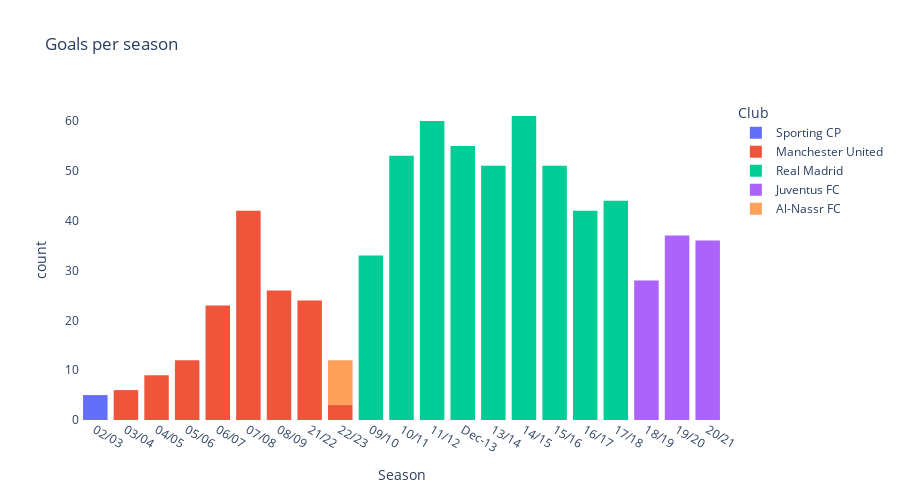

Here is the notebook cell this chart was saved with:
### Markdown cell above
### Goals Per Season

### Code cell
fig = px.histogram(
    df,
    x='Season',
    title="Goals per season",
    log_x=False,
    log_y=False,
    #symbol='title',
    #markers=True,
    #width=800, 
    height=500,
    color='Club',
    hover_name='Club',
    hover_data=['Season','Club'])
fig.update_layout(
    paper_bgcolor='rgba(0,0,0,0)',  # Transparent background
    plot_bgcolor='rgba(0,0,0,0)'    # Transparent plot area background
)

# Show the Plotly plot
fig.show()

### Figure 1 — Plotly figure (JSON) as saved in the notebook; plotly's stock layout.template omitted (floating-point values rounded to 4 significant figures; data arrays with more than 128 entries replaced by an {"elided": "..."} marker saying what was removed)
{"data": [{"alignmentgroup": "True", "bingroup": "x", "hovertemplate": "Club=Sporting CP<br>Season=%{x}<br>count=%{y}<extra></extra>", "legendgroup": "Sporting CP", "marker": {"color": "#636efa", "pattern": {"shape": ""}}, "name": "Sporting CP", "offsetgroup": "Sporting CP", "orientation": "v", "showlegend": true, "type": "histogram", "x": ["02/03", "02/03", "02/03", "02/03", "02/03"], "xaxis": "x", "yaxis": "y"}, {"alignmentgroup": "True", "bingroup": "x", "hovertemplate": "Club=Manchester United<br>Season=%{x}<br>count=%{y}<extra></extra>", "legendgroup": "Manchester United", "marker": {"color": "#EF553B", "pattern": {"shape": ""}}, "name": "Manchester United", "offsetgroup": "Manchester United", "orientation": "v", "showlegend": true, "type": "histogram", "x": {"elided": "145 str values"}, "xaxis": "x", "yaxis": "y"}, {"alignmentgroup": "True", "bingroup": "x", "hovertemplate": "Club=Real Madrid<br>Season=%{x}<br>count=%{y}<extra></extra>", "legendgroup": "Real Madrid", "marker": {"color": "#00cc96", "pattern": {"shape": ""}}, "name": "Real Madrid", "offsetgroup": "Real Madrid", "orientation": "v", "showlegend": true, "type": "histogram", "x": {"elided": "450 str values"}, "xaxis": "x", "yaxis": "y"}, {"alignmentgroup": "True", "bingroup": "x", "hovertemplate": "Club=Juventus FC<br>Season=%{x}<br>count=%{y}<extra></extra>", "legendgroup": "Juventus FC", "marker": {"color": "#ab63fa", "pattern": {"shape": ""}}, "name": "Juventus FC", "offsetgroup": "Juventus FC", "orientation": "v", "showlegend": true, "type": "histogram", "x": ["18/19", "18/19", "18/19", "18/19", "18/19", "18/19", "18/19", "18/19", "18/19", "18/19", "18/19", "18/19", "18/19", "18/19", "18/19", "18/19", "18/19", "18/19", "18/19", "18/19", "18/19", "18/19", "18/19", "18/19", "18/19", "18/19", "18/19", "18/19", "19/20", "19/20", "19/20", "19/20", "19/20", "19/20", "19/20", "19/20", "19/20", "19/20", "19/20", "19/20", "19/20", "19/20", "19/20", "19/20", "19/20", "19/20", "19/20", "19/20", "19/20", "19/20", "19/20", "19/20", "19/20", "19/20", "19/20", "19/20", "19/20", "19/20", "19/20", "19/20", "19/20", "19/20", "19/20", "19/20", "19/20", "20/21", "20/21", "20/21", "20/21", "20/21", "20/21", "20/21", "20/21", "20/21", "20/21", "20/21", "20/21", "20/21", "20/21", "20/21", "20/21", "20/21", "20/21", "20/21", "20/21", "20/21", "20/21", "20/21", "20/21", "20/21", "20/21", "20/21", "20/21", "20/21", "20/21", "20/21", "20/21", "20/21", "20/21", "20/21", "20/21"], "xaxis": "x", "yaxis": "y"}, {"alignmentgroup": "True", "bingroup": "x", "hovertemplate": "Club=Al-Nassr FC<br>Season=%{x}<br>count=%{y}<extra></extra>", "legendgroup": "Al-Nassr FC", "marker": {"color": "#FFA15A", "pattern": {"shape": ""}}, "name": "Al-Nassr FC", "offsetgroup": "Al-Nassr FC", "orientation": "v", "showlegend": true, "type": "histogram", "x": ["22/23", "22/23", "22/23", "22/23", "22/23", "22/23", "22/23", "22/23", "22/23"], "xaxis": "x", "yaxis": "y"}], "layout": {"barmode": "relative", "height": 500, "legend": {"title": {"text": "Club"}, "tracegroupgap": 0}, "paper_bgcolor": "rgba(0,0,0,0)", "plot_bgcolor": "rgba(0,0,0,0)", "title": {"text": "Goals per season"}, "xaxis": {"anchor": "y", "domain": [0, 1], "title": {"text": "Season"}}, "yaxis": {"anchor": "x", "domain": [0, 1], "title": {"text": "count"}}}}
